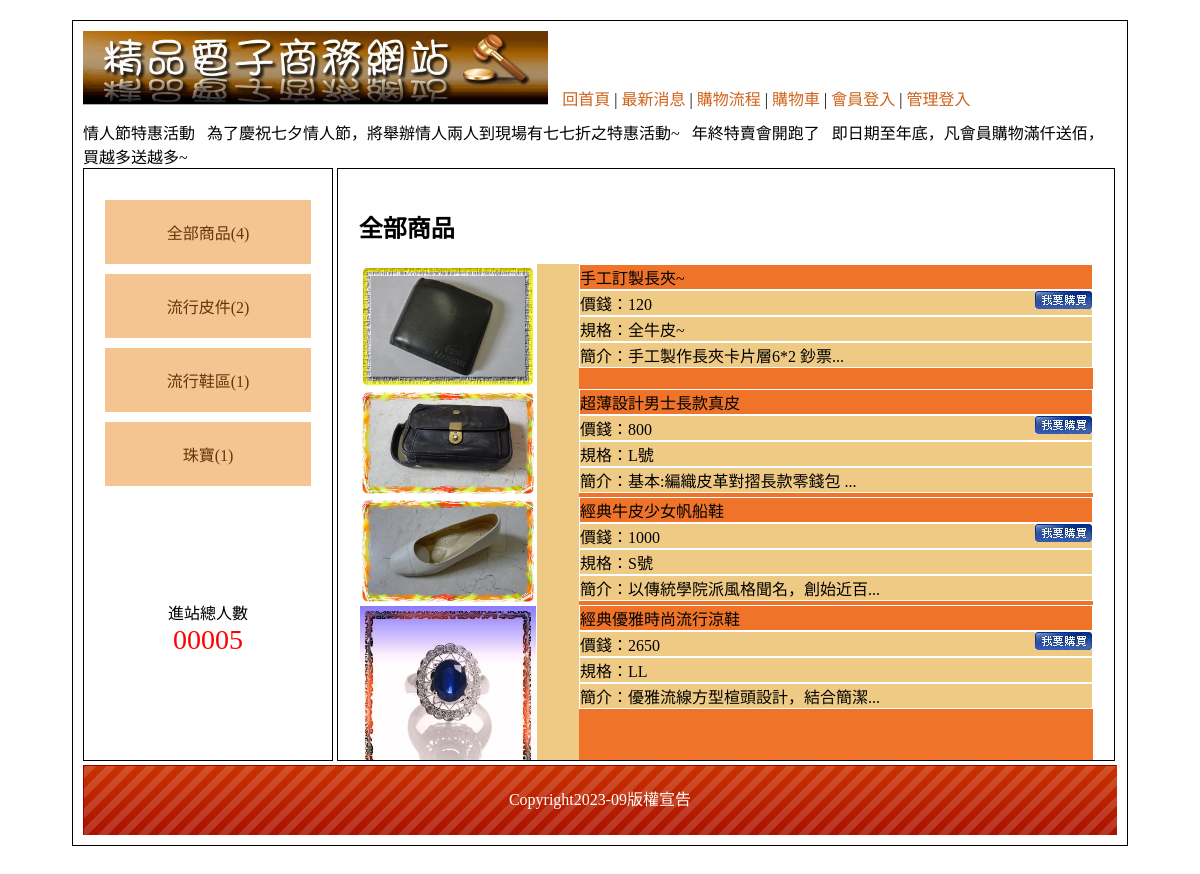
The page / on the database its author committed.
### tables this page shows
CREATE TABLE `types` (
  `id` int(10) UNSIGNED NOT NULL,
  `name` text NOT NULL,
  `big` int(11) NOT NULL
);

CREATE TABLE `goods` (
  `id` int(10) UNSIGNED NOT NULL,
  `no` int(10) UNSIGNED NOT NULL,
  `name` text NOT NULL,
  `price` int(10) UNSIGNED NOT NULL,
  `stock` int(10) UNSIGNED NOT NULL,
  `spec` text NOT NULL,
  `intro` text NOT NULL,
  `img` text NOT NULL,
  `big` int(10) NOT NULL,
  `mid` int(10) NOT NULL,
  `sh` int(1) NOT NULL
);

CREATE TABLE `bottom` (
  `id` int(1) UNSIGNED NOT NULL,
  `bot` text NOT NULL
);

### base.php (called while the page is built, shortened)
<?php
include_once __DIR__ . "/Controller/Bottom.php";
include_once __DIR__ . "/Controller/Type.php";
$Bottom = new Bottom;
$Type = new Type;
$Goods = new Goods;

### Controller/DB.php (called while the page is built, shortened)
<?php
class DB {
    protected $dsn="mysql:host=localhost;charset=utf8;dbname=db42";
    protected $pdo;
    protected $table;
    function __construct($table)
    {
        $this->pdo = new PDO($this->dsn,'root','');
        $this->table = $table;
    }
    function all(...$arg){
        $sql = $this->sql_all(" select * from $this->table ",...$arg);
        return $this->pdo->query($sql)->fetchAll(PDO::FETCH_ASSOC);
    }
    function count(...$arg){
        $sql = $this->sql_all(" select count(*) from $this->table ",...$arg);
        return $this->pdo->query($sql)->fetchColumn();
    }
    function find($arg){
        $sql = $this->sql_one(" select * from $this->table ", $arg);
        return $this->pdo->query($sql)->fetch(PDO::FETCH_ASSOC);
    }
    protected function a2s($array){
        foreach($array as $key =>$val){
            if($key!='id'){
                $tmp[]="`$key`='$val'";
            }
        }
        return $tmp;
    }
    protected function sql_all($sql,...$arg){
        if(!empty($arg)){
            if(isset($arg[0])){
                if(is_array($arg)){
                    $tmp = $this->a2s($arg[0]);
                    $sql = $sql . " where " . join(" && ",$tmp);
                }else{
                    $sql = $sql . $arg[0];
                }
            }
        }
        return $sql;
    }
    protected function sql_one($sql,$arg){
            if(is_array($arg)){
                $tmp = $this->a2s($arg);
                $sql = $sql . " where " . join(" && ", $tmp);
            }else{
                $sql = $sql . " where `id` = '$arg'";
            }
        return $sql;
    }
}

### index.php (the view, shortened to what this page needs)
<?php
include_once "./base.php";
?>
<!DOCTYPE html PUBLIC "-//W3C//DTD XHTML 1.0 Transitional//EN" "http://www.w3.org/TR/xhtml1/DTD/xhtml1-transitional.dtd">
<html xmlns="http://www.w3.org/1999/xhtml">
<head>
        <link href="./css/css.css" rel="stylesheet" type="text/css">
</head>
<body>
        <div id="main">
                <div id="top">
                        <a href="index.php">
                                <img src="./icon/0416.jpg" style="width:45%">
                        </a>
                        <div style="padding:10px;display:inline-block;">
                                <a href="index.php">回首頁</a> |
                                <a href="?do=news">最新消息</a> |
                                <a href="?do=look">購物流程</a> |
                                <a href="?do=buycart">購物車</a> |
                                <?php
                                if(isset($_SESSION['user'])){
                                   echo "<a href='./api/logout.php?do=user'>登出</a> |"  ;
                                }else{
                                   echo "<a href='?do=login'>會員登入</a> |"  ;
                                }
                                if(isset($_SESSION['admin'])){
                                    echo "<a href='./backend.php'> 返回管理</a>";
                                }else{
                                    echo "<a href='?do=admin_login'> 管理登入</a>";
                                }
                                ?>
                        </div>
                </div>
                <marquee>
                        情人節特惠活動 &nbsp; 為了慶祝七夕情人節，將舉辦情人兩人到現場有七七折之特惠活動~
                        &nbsp; 年終特賣會開跑了 &nbsp; 即日期至年底，凡會員購物滿仟送佰，買越多送越多~
                </marquee>
                <div id="left" class="ct">
                        <div style="min-height:400px;">
                        <div class="ww"><a href="?type=0">全部商品(<?=$Goods->count();?>)</a></div>
                        <?php
                        $bigs = $Type->all(['big'=>0]);
                        foreach($bigs as $big){
                        ?>
                        <div class="ww">
                                <a href="?type=<?=$big['id']?>"><?=$big['name']?>(<?=$Goods->count(['big'=>$big['id']])?>)</a>
                        </div>
                        <?php
                        }
                        ?>
                        </div>
                        <span>
                                <div>進站總人數</div>
                                <div style="color:#f00; font-size:28px;">
                                        00005 </div>
                        </span>
                </div>
                <div id="right">
                <?php
                        $do = $_GET['do']??'main';
                        $file = "./view/front/{$do}.php";
                        $table = ucfirst($do);
                        if(isset($$table)){
                                $$table->front();
                        }elseif(file_exists($file)){
                                include($file);
                        }else{
                                include "./view/front/main.php";
                        }
                ?>
                </div>
                <div id="bottom" style="line-height:70px;background:url(icon/bot.png); color:#FFF;" class="ct">
                        <?=$Bottom->bot();?> </div>
        </div>
</body>
</html>

### view/front/main.php (shortened to what this page needs)
<?php
$type = $_GET['type']??0;
?>
<h2><?=$Type->nav($type)?></h2>
<?php
if($type==0){
    $goods = $Goods->all();
}
foreach($goods as $good){
?>
<div style="display: flex">
    <div class="pp" style="width:30%"><a href="?do=intro&id=<?=$good['id'];?>"><img src="<?="./upload/{$good['img']}"?>"  style="width:80%;border:1px solid white"></a></div>
    <div class="tt"  style="width:70%" >
        <div class="tt" style="border:1px solid white">
            <?=$good['name']?>
        </div>
        <div class="pp" style="border:1px solid white">
            價錢：<?=$good['price']?>
            <a href="?do=buycart&id=<?=$good['id'];?>&qt=1"><img src="./icon/0402.jpg" style="float: right;"></a>
        </div>
        <div class="pp" style="border:1px solid white">
            規格：<?=$good['spec']?>
        </div>
        <div class="pp" style="border:1px solid white">
            簡介：<?=mb_substr($good['intro'],0,15)?>...
        </div>
    </div>
</div>
<?php }?>

### Controller/Type.php (shortened to what this page needs)
<?php include_once "DB.php";
class Type extends DB{
    function nav($id){
        if($id==0){
            echo "全部商品";
        }
    }
}

### Controller/Bottom.php (shortened to what this page needs)
<?php include_once "DB.php";
class Bottom extends DB{
    function bot(){
        echo $this->find(1)['bot'];
    }
}

### css/css.css (style rules this page uses)
body { font-family:"微軟正黑體"; }
#main { width:1034px; padding:10px; margin:20px auto 20px auto; border:#000 solid 1px; min-height:768px; }
#top a { color:#CE631C; text-decoration:none; }
#left { display:inline-block; width:20%; padding:2%; min-height:550px; vertical-align:top; border:#000 1px solid; }
#left a { display:block; padding:20px 5px 20px 5px; text-decoration:none; background:#F4C591; margin:10px auto 10px auto; color:#65350A; }
.ct { text-align:center; }
#right { display:inline-block; width:71%; padding:2%; height:550px; border:#000 1px solid; overflow: auto; }
#bottom { height:70px; background-size:cover; }
.tt { background:#EF7429; }
.pp { background:#EFCA85; }

### rows shown on the page
types: name "流行皮件", count "2"
types: name "流行鞋區", count "1"
types: name "珠寶", count "1"
goods: img (picture), name "手工訂製長夾~", price "120", spec "全牛皮~", intro "手工製作長夾卡片層6*2 鈔票"
goods: img (picture), name "超薄設計男士長款真皮", price "800", spec "L號", intro "基本:編織皮革對摺長款零錢包"
goods: img (picture), name "經典牛皮少女帆船鞋", price "1000", spec "S號", intro "以傳統學院派風格聞名，創始近百"
goods: img (picture), name "經典優雅時尚流行涼鞋", price "2650", spec "LL", intro "優雅流線方型楦頭設計，結合簡潔"
bottom: bot "Copyright2023-09版權宣告"

### other values the page prints
$Goods->count() "4"
